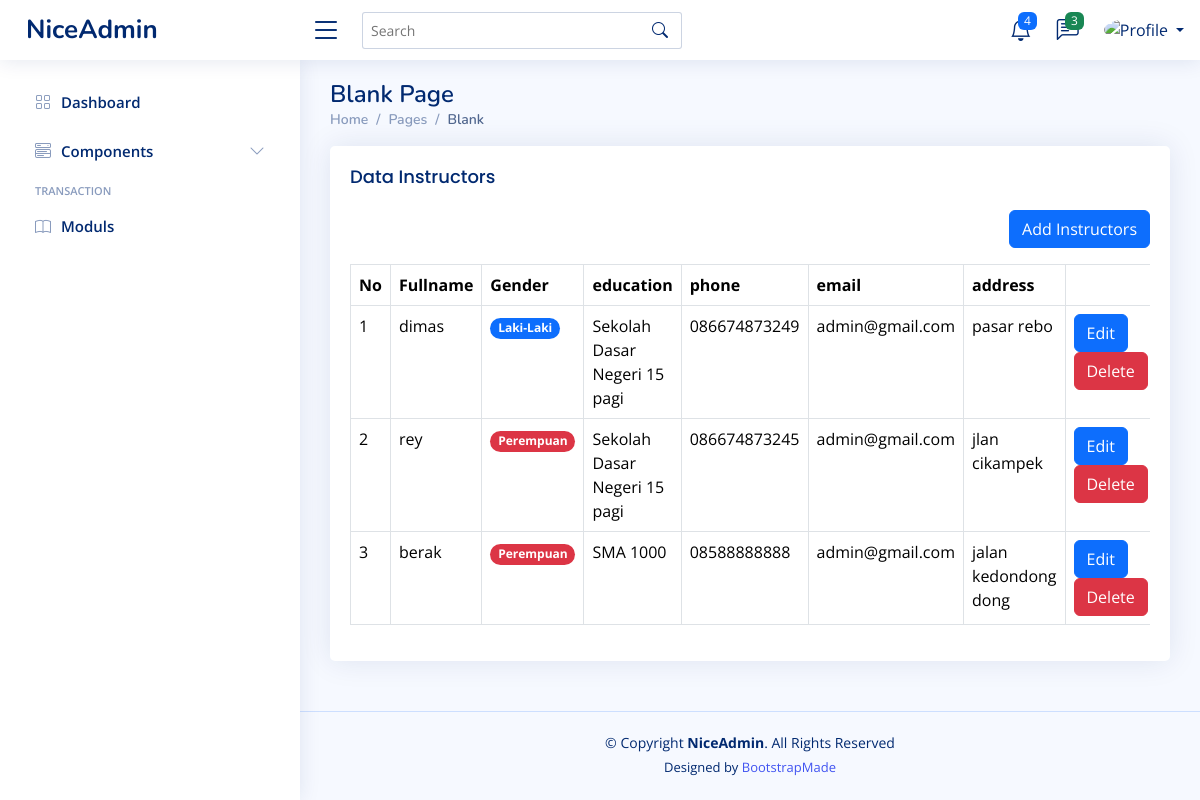
Before: /home.php?page=instructors with the older database file.
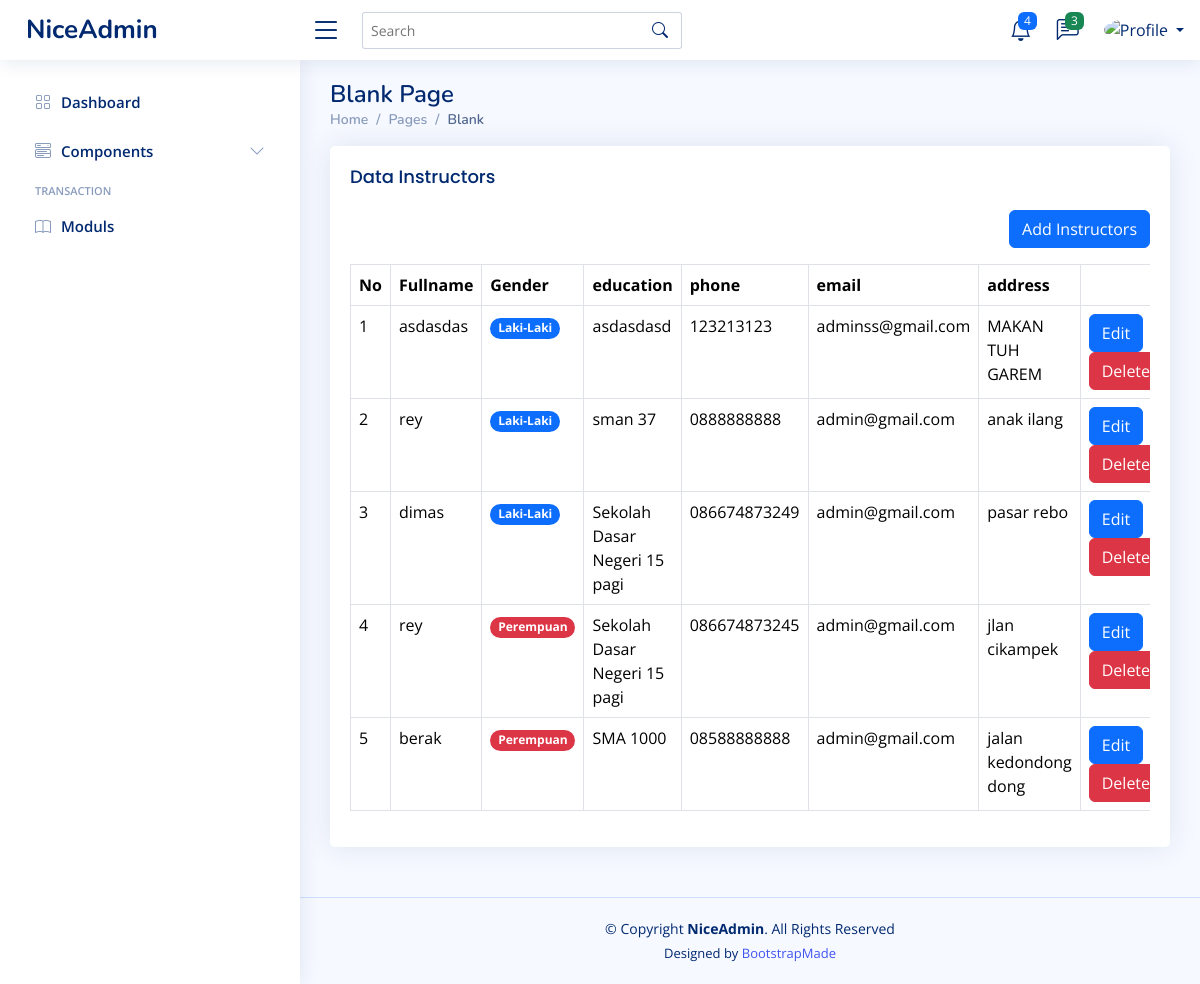
After: the same page with the newer database file.
### tables this page shows
CREATE TABLE `instructors` (
  `id` int(11) NOT NULL,
  `name` varchar(50) NOT NULL,
  `gender` tinyint(1) NOT NULL,
  `education` varchar(30) NOT NULL,
  `phone` varchar(15) NOT NULL,
  `email` varchar(50) NOT NULL,
  `address` text NOT NULL,
  `password` varchar(100) NOT NULL,
  `created_at` timestamp NOT NULL DEFAULT current_timestamp(),
  `updated_at` timestamp NULL DEFAULT NULL ON UPDATE current_timestamp(),
  `deleted_at` tinyint(4) NOT NULL DEFAULT 0
);

### content/instructors.php (the view)
<?php
$query = mysqli_query($config, "SELECT * FROM instructors WHERE deleted_at = 0 ORDER BY id DESC");
$rows = mysqli_fetch_all($query, MYSQLI_ASSOC);
?>
<div class="row">
    <div class="col-12">
        <div class="card">
            <div class="card-body">
                <h5>
                    <div class="card-title">Data Instructors</div>
                </h5>
                <div class="mb-3" align="right">
                    <a href="?page=tambah-instructors" class="btn btn-primary">Add Instructors</a>
                </div>
                <div class="table-responsive">
                    <table class="table table-bordered">
                        <thead>
                            <tr>
                                <th>No</th>
                                <th>Fullname</th>
                                <th>Gender</th>
                                <th>education</th>
                                <th>phone</th>
                                <th>email</th>
                                <th>address</th>
                                <th></th>
                            </tr>
                        </thead>
                        <tbody>
                            <?php foreach ($rows as $index => $row): ?>
                                <tr>
                                    <td><?php echo $index += 1; ?></td>
                                    <td><?php echo $row['name'] ?></td>
                                    <td><?php echo $row['gender'] == 1 ? '<span class="badge rounded-pill bg-primary">Laki-Laki</span>' : '<span class="badge rounded-pill bg-danger">Perempuan</span>' ?></td>
                                    <td><?php echo $row['education'] ?></td>
                                    <td><?php echo $row['phone'] ?></td>
                                    <td><?php echo $row['email'] ?></td>
                                    <td><?php echo $row['address'] ?></td>
                                    <td>
                                        <a href="?page=tambah-instructors&edit=<?php echo $row['id'] ?>"
                                            class="btn btn-primary">Edit</a>
                                        <a onclick="return confirm('are you sure wanna delete this data')"
                                            href="?page=tambah-instructors&delete=<?php echo $row['id'] ?>"
                                            class="btn btn-danger">Delete</a>
                                    </td>
                                </tr>
                            <?php endforeach ?>
                        </tbody>
                    </table>
                </div>
            </div>
        </div>
    </div>
</div>

### home.php (shortened to what this page needs)
<!DOCTYPE html>
<html lang="en">
<head>
    <link href="assets/vendor/bootstrap/css/bootstrap.min.css" rel="stylesheet">
    <link href="assets/vendor/bootstrap-icons/bootstrap-icons.css" rel="stylesheet">
    <link href="assets/vendor/boxicons/css/boxicons.min.css" rel="stylesheet">
    <link href="assets/vendor/quill/quill.snow.css" rel="stylesheet">
    <link href="assets/vendor/quill/quill.bubble.css" rel="stylesheet">
    <link href="assets/vendor/remixicon/remixicon.css" rel="stylesheet">
    <link href="assets/vendor/simple-datatables/style.css" rel="stylesheet">
    <link href="assets/css/style.css" rel="stylesheet">
</head>
<body>
    <?php include 'inc/header.php' ?>
    <?php include 'inc/sidebar.php' ?>
    <main id="main" class="main">
        <div class="pagetitle">
            <h1>Blank Page</h1>
            <nav>
                <ol class="breadcrumb">
                    <li class="breadcrumb-item"><a href="index.html">Home</a></li>
                    <li class="breadcrumb-item">Pages</li>
                    <li class="breadcrumb-item active">Blank</li>
                </ol>
            </nav>
        </div>
        <section class="section">
            <?php
            if (isset($_GET['page'])) {
                if (file_exists("content/" . $_GET['page'] . ".php")) {
                    include('content/' . $_GET['page'] . ".php");
                } else {
                    include "content/notfound.php";
                }
            } else {
                include 'content/dashboard.php';
            }
            ?>
        </section>
    </main>
    <footer id="footer" class="footer">
        <div class="copyright">
            &copy; Copyright <strong><span>NiceAdmin</span></strong>. All Rights Reserved
        </div>
        <div class="credits">
            Designed by <a href="https://bootstrapmade.com/">BootstrapMade</a>
        </div>
    </footer>
</body>
</html>

### inc/header.php (shortened to what this page needs)
<?php
  $name = isset($_SESSION['NAME']) ? $_SESSION['NAME'] : '';
  ?>
<header id="header" class="header fixed-top d-flex align-items-center">
    <div class="d-flex align-items-center justify-content-between">
        <a href="index.html" class="logo d-flex align-items-center">
            <span class="d-none d-lg-block">NiceAdmin</span>
        </a>
        <i class="bi bi-list toggle-sidebar-btn"></i>
    </div>
    <div class="search-bar">
        <form class="search-form d-flex align-items-center" method="POST" action="#">
            <input type="text" name="query" placeholder="Search" title="Enter search keyword">
            <button type="submit" title="Search"><i class="bi bi-search"></i></button>
        </form>
    </div>
    <nav class="header-nav ms-auto">
        <ul class="d-flex align-items-center">
            <li class="nav-item dropdown">
                <a class="nav-link nav-icon" href="#" data-bs-toggle="dropdown">
                    <i class="bi bi-bell"></i>
                    <span class="badge bg-primary badge-number">4</span>
                </a>
            </li>
            <li class="nav-item dropdown">
                <a class="nav-link nav-icon" href="#" data-bs-toggle="dropdown">
                    <i class="bi bi-chat-left-text"></i>
                    <span class="badge bg-success badge-number">3</span>
                </a>
            </li>
            <li class="nav-item dropdown pe-3">
                <a class="nav-link nav-profile d-flex align-items-center pe-0" href="#" data-bs-toggle="dropdown">
                    <img src="assets/img/profile-img.jpg" alt="Profile" class="rounded-circle">
                    <span class="d-none d-md-block dropdown-toggle ps-2"><?php echo $name ?></span>
                </a>
            </li>
        </ul>
    </nav>
</header>

### inc/sidebar.php (shortened to what this page needs)
<aside id="sidebar" class="sidebar">
    <ul class="sidebar-nav" id="sidebar-nav">
        <li class="nav-item">
            <a class="nav-link collapsed" href="index.html">
                <i class="bi bi-grid"></i>
                <span>Dashboard</span>
            </a>
        </li>
        <li class="nav-item">
            <a class="nav-link collapsed" data-bs-target="#components-nav" data-bs-toggle="collapse" href="#">
                <i class="bi bi-menu-button-wide"></i><span>Components</span><i class="bi bi-chevron-down ms-auto"></i>
            </a>
        </li>
        <li class="nav-heading">Transaction</li>
        <li class="nav-item">
            <a class="nav-link collapsed" href="?page=moduls">
                <i class="bi bi-book"></i>
                <span>Moduls</span>
            </a>
        </li>
    </ul>
</aside>

### assets/css/style.css (style rules this page uses)
:root { scroll-behavior: smooth; }
body { font-family: "Open Sans", sans-serif; background: #f6f9ff; color: #444444; }
a { color: #4154f1; text-decoration: none; }
h1, h2, h3, h4, h5, h6 { font-family: "Nunito", sans-serif; }
#main { margin-top: 60px; padding: 20px 30px; transition: all 0.3s; }
.pagetitle { margin-bottom: 10px; }
.pagetitle h1 { font-size: 24px; margin-bottom: 0; font-weight: 600; color: #012970; }
.card { margin-bottom: 30px; border: none; border-radius: 5px; box-shadow: 0px 0 30px rgba(1, 41, 112, 0.1); }
.card-title { padding: 20px 0 15px 0; font-size: 18px; font-weight: 500; color: #012970; font-family: "Poppins", sans-serif; }
.card-body { padding: 0 20px 20px 20px; }
.breadcrumb { font-size: 14px; font-family: "Nunito", sans-serif; color: #899bbd; font-weight: 600; }
.breadcrumb a { color: #899bbd; transition: 0.3s; }
.breadcrumb .breadcrumb-item::before { color: #899bbd; }
.breadcrumb .active { color: #51678f; font-weight: 600; }
.logo { line-height: 1; }
@media (min-width: 1200px) { .logo { width: 280px; } }
.logo span { font-size: 26px; font-weight: 700; color: #012970; font-family: "Nunito", sans-serif; }
.header { transition: all 0.5s; z-index: 997; height: 60px; box-shadow: 0px 2px 20px rgba(1, 41, 112, 0.1); background-color: #fff; padding-left: 20px; }
.header .toggle-sidebar-btn { font-size: 32px; padding-left: 10px; cursor: pointer; color: #012970; }
.header .search-bar { min-width: 360px; padding: 0 20px; }
.header .search-form { width: 100%; }
.header .search-form input { border: 0; font-size: 14px; color: #012970; border: 1px solid rgba(1, 41, 112, 0.2); padding: 7px 38px 7px 8px; border-radius: 3px; transition: 0.3s; width: 100%; }
.header .search-form button { border: 0; padding: 0; margin-left: -30px; background: none; }
.header .search-form button i { color: #012970; }
.header-nav ul { list-style: none; }
.header-nav>ul { margin: 0; padding: 0; }
.header-nav .nav-icon { font-size: 22px; color: #012970; margin-right: 25px; position: relative; }
.header-nav .nav-profile { color: #012970; }
.header-nav .nav-profile img { max-height: 36px; }
.header-nav .nav-profile span { font-size: 14px; font-weight: 600; }
.header-nav .badge-number { position: absolute; inset: -2px -5px auto auto; font-weight: normal; font-size: 12px; padding: 3px 6px; }
.sidebar { position: fixed; top: 60px; left: 0; bottom: 0; width: 300px; z-index: 996; transition: all 0.3s; padding: 20px; overflow-y: auto; scrollbar-width: thin; scrollbar-color: #aab7cf transparent; box-shadow: 0px 0px 20px rgba(1, 41, 112, 0.1); background-color: #fff; }
@media (min-width: 1200px) { #main, #footer { margin-left: 300px; } }
.sidebar-nav { padding: 0; margin: 0; list-style: none; }
.sidebar-nav li { padding: 0; margin: 0; list-style: none; }
.sidebar-nav .nav-item { margin-bottom: 5px; }
.sidebar-nav .nav-heading { font-size: 11px; text-transform: uppercase; color: #899bbd; font-weight: 600; margin: 10px 0 5px 15px; }
.sidebar-nav .nav-link { display: flex; align-items: center; font-size: 15px; font-weight: 600; color: #4154f1; transition: 0.3; background: #f6f9ff; padding: 10px 15px; border-radius: 4px; }
.sidebar-nav .nav-link i { font-size: 16px; margin-right: 10px; color: #4154f1; }
.sidebar-nav .nav-link.collapsed { color: #012970; background: #fff; }
.sidebar-nav .nav-link.collapsed i { color: #899bbd; }
.sidebar-nav .nav-link .bi-chevron-down { margin-right: 0; transition: transform 0.2s ease-in-out; }
.footer { padding: 20px 0; font-size: 14px; transition: all 0.3s; border-top: 1px solid #cddfff; }
.footer .copyright { text-align: center; color: #012970; }
.footer .credits { padding-top: 5px; text-align: center; font-size: 13px; color: #012970; }

Changed rows visible on the page:
added instructors: index "1", name "asdasdas", gender "Laki-Laki", education "asdasdasd", phone "123213123", email "adminss@gmail.com", address "MAKAN TUH GAREM"
added instructors: index "2", name "rey", gender "Laki-Laki", education "sman 37", phone "0888888888", email "admin@gmail.com", address "anak ilang"
changed instructors "dimas": index "1" → "3"
changed instructors "jlan cikampek": index "2" → "4"
changed instructors "berak": index "3" → "5"
